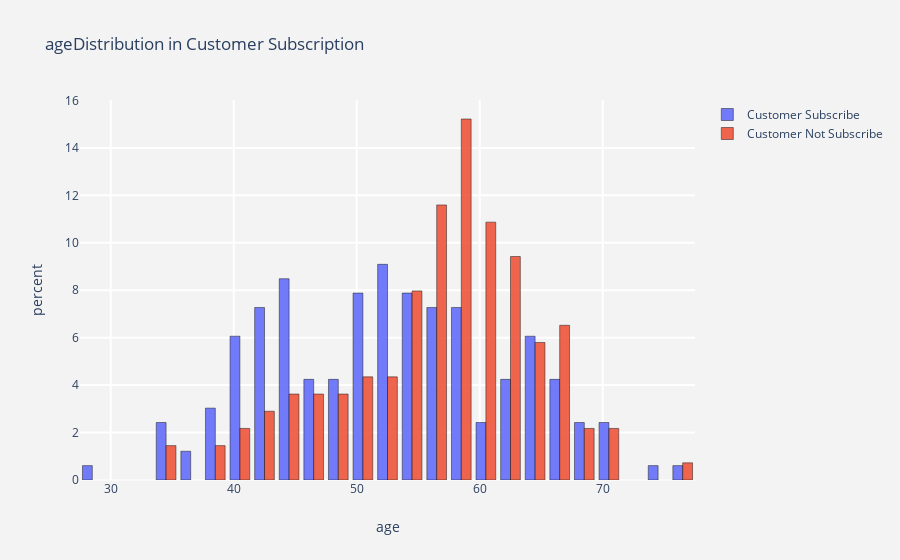
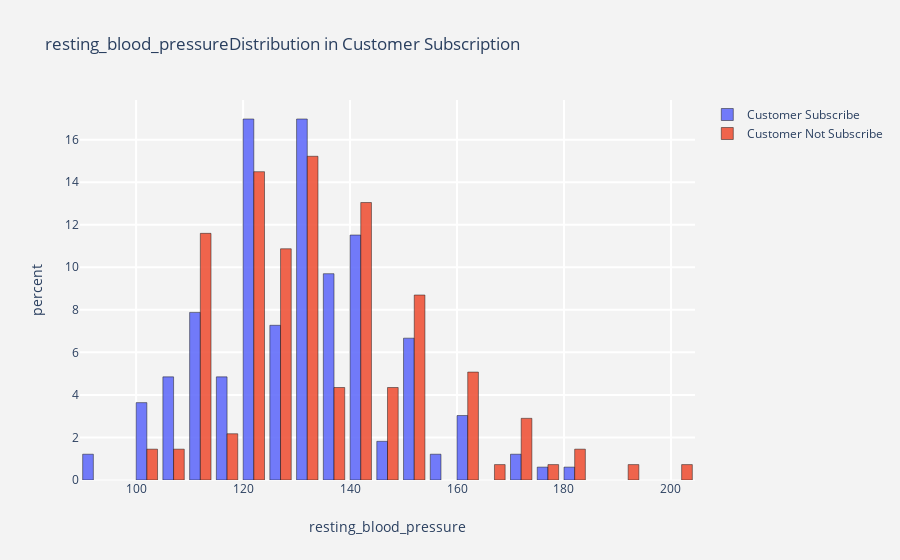
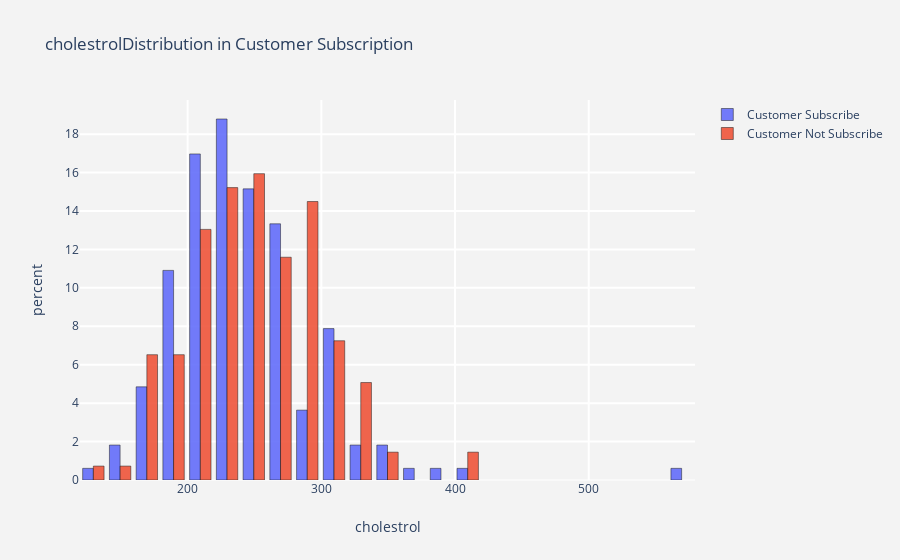

These figures' notebook cell, in order:
### Code cell
# for all numerical columns plot histogram
for i in num_cols:
    histogram(i)

### Figure 1 — Plotly figure (JSON) as saved in the notebook; plotly's stock layout.template omitted (floating-point values rounded to 4 significant figures; data arrays with more than 128 entries replaced by an {"elided": "..."} marker saying what was removed)
{"data": [{"histnorm": "percent", "marker": {"line": {"color": "black", "width": 0.5}}, "name": "Customer Subscribe", "opacity": 0.9, "type": "histogram", "x": {"elided": "165 int values"}}, {"histnorm": "percent", "marker": {"line": {"color": "black", "width": 0.5}}, "name": "Customer Not Subscribe", "opacity": 0.9, "type": "histogram", "x": {"elided": "138 int values"}}], "layout": {"paper_bgcolor": "rgb(243,243,243)", "plot_bgcolor": "rgb(243,243,243)", "title": {"text": "ageDistribution in Customer Subscription"}, "xaxis": {"gridcolor": "rgb(255,255,255)", "gridwidth": 2, "ticklen": 5, "title": {"text": "age"}, "zerolinewidth": 1}, "yaxis": {"gridcolor": "rgb(255,255,255)", "gridwidth": 2, "ticklen": 5, "title": {"text": "percent"}, "zerolinewidth": 1}}}

### Figure 2 — Plotly figure (JSON) as saved in the notebook; plotly's stock layout.template omitted (floating-point values rounded to 4 significant figures; data arrays with more than 128 entries replaced by an {"elided": "..."} marker saying what was removed)
{"data": [{"histnorm": "percent", "marker": {"line": {"color": "black", "width": 0.5}}, "name": "Customer Subscribe", "opacity": 0.9, "type": "histogram", "x": {"elided": "165 int values"}}, {"histnorm": "percent", "marker": {"line": {"color": "black", "width": 0.5}}, "name": "Customer Not Subscribe", "opacity": 0.9, "type": "histogram", "x": {"elided": "138 int values"}}], "layout": {"paper_bgcolor": "rgb(243,243,243)", "plot_bgcolor": "rgb(243,243,243)", "title": {"text": "resting_blood_pressureDistribution in Customer Subscription"}, "xaxis": {"gridcolor": "rgb(255,255,255)", "gridwidth": 2, "ticklen": 5, "title": {"text": "resting_blood_pressure"}, "zerolinewidth": 1}, "yaxis": {"gridcolor": "rgb(255,255,255)", "gridwidth": 2, "ticklen": 5, "title": {"text": "percent"}, "zerolinewidth": 1}}}

### Figure 3 — Plotly figure (JSON) as saved in the notebook; plotly's stock layout.template omitted (floating-point values rounded to 4 significant figures; data arrays with more than 128 entries replaced by an {"elided": "..."} marker saying what was removed)
{"data": [{"histnorm": "percent", "marker": {"line": {"color": "black", "width": 0.5}}, "name": "Customer Subscribe", "opacity": 0.9, "type": "histogram", "x": {"elided": "165 int values"}}, {"histnorm": "percent", "marker": {"line": {"color": "black", "width": 0.5}}, "name": "Customer Not Subscribe", "opacity": 0.9, "type": "histogram", "x": {"elided": "138 int values"}}], "layout": {"paper_bgcolor": "rgb(243,243,243)", "plot_bgcolor": "rgb(243,243,243)", "title": {"text": "cholestrolDistribution in Customer Subscription"}, "xaxis": {"gridcolor": "rgb(255,255,255)", "gridwidth": 2, "ticklen": 5, "title": {"text": "cholestrol"}, "zerolinewidth": 1}, "yaxis": {"gridcolor": "rgb(255,255,255)", "gridwidth": 2, "ticklen": 5, "title": {"text": "percent"}, "zerolinewidth": 1}}}
